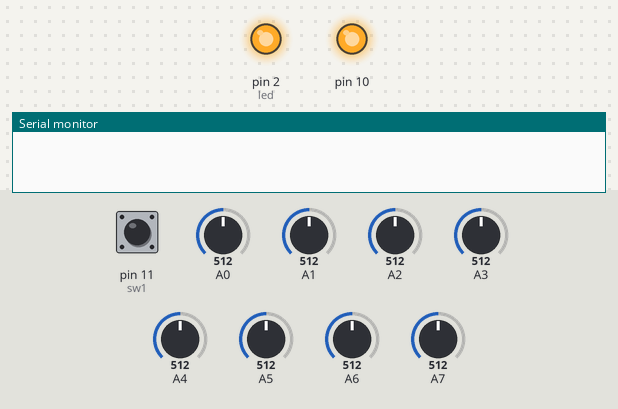
The sketch below on a simulated Arduino Nano, built with avr-gcc and run on an emulated ATmega328P. Shown: output pins drawn as LEDs (lit = HIGH), the last lines printed to the serial monitor. The test bench sets the inputs (shaded band); at power-on: pin 11 (sw1) LOW, A0 = 512, A1 = 512, A2 = 512, A3 = 512, A4 = 512, A5 = 512, A6 = 512, A7 = 512.

Above: at 0.1 s.
At 4.5 s:
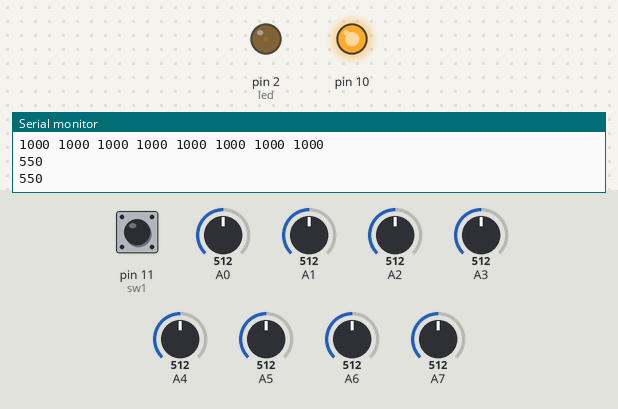
Timing chart, 0 to 6.0 s (numbered marks = the images above):
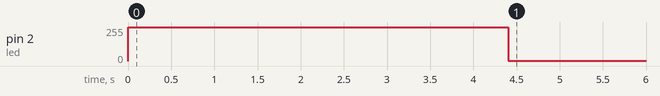

Measured:
- by itself, pin 2 (led): 255/255 → 1/255 at 4.4 s

The sketch:

sketch_dec5a.ino
```cpp
//glowing led whenever a junction is detected

#include <QTRSensors.h>

//sensors
#define NUM_SENSORS 8
unsigned int sensors1[8];
int thr[8];

QTRSensors qtra;

#define sw1 11
#define sw2 12
#define led 2
int s1,s2;

void setup() {
  Serial.begin(9600);
  qtra.setTypeAnalog();
  qtra.setSensorPins((const uint8_t[]) {   // QTR sensor setup
    A0, A1, A2, A3, A4, A5, A6, A7
  }, NUM_SENSORS);

   pinMode(sw1, INPUT);
  pinMode(sw2,INPUT);
  pinMode(10,OUTPUT);
  pinMode(led, OUTPUT);
  digitalWrite(10,HIGH);

    s1 = digitalRead(sw1);  //s1 for calibration
  while (s1 == HIGH)
  {
    s1 = digitalRead(sw1);
  }
  digitalWrite(led,HIGH);
  delay(800);
  calibration();
  digitalWrite(led,LOW);


}

void loop() {
  chk_junction();
  digitalWrite(led,HIGH);

}

void calibration()
{
  for (int i = 0; i <= 100; i++)
  {
    qtra.calibrate();
    delay(10);
  }  // end calibration cycle

  for (int i = 0; i < NUM_SENSORS; i++)
  {
    Serial.print(qtra.calibrationOn.minimum[i]);
    Serial.print(' ');
    thr[i] = (qtra.calibrationOn.minimum[i] + qtra.calibrationOn.maximum[i]) / 2;
    // Calculating the threshold value for making the decision above thr black line and below white line
  }
  Serial.println();
  for (int i = 0; i < NUM_SENSORS; i++)
  {
    Serial.print(qtra.calibrationOn.maximum[i]);
    Serial.print(' ');
  }
  Serial.println();
  Serial.println(thr[0]);
  Serial.println(thr[7]);
}


void chk_junction(){
digitalWrite(led,LOW);
 while(1){
  int position = qtra.readLineWhite(sensors1);   // Getting the present position of the bot
  if ((sensors1[0] < thr[0]) || (sensors1[7] < thr[7]))
    {
      return ;
      // Found an junction
    }
    else if (sensors1[1] > thr[1] && sensors1[2] > thr[2] && sensors1[3] > thr[3] && sensors1[4] > thr[4] && sensors1[5] > thr[5] && sensors1[6] > thr[6])
    {
      // There is no line visible ahead, and we didn't see any
      // intersection. Must be a dead end.
      return ;
    }

 }

}
```
